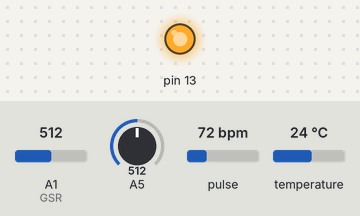
Bench run of a sketch on a simulated Arduino Uno, built with avr-gcc and run on an emulated ATmega328P. Shown: output pins drawn as LEDs (lit = HIGH). The test bench sets the inputs (shaded band); at power-on: pulse 72 bpm, A1 (GSR) = 512, A5 = 512, temperature 24 °C. What the sketch prints to the serial monitor is not drawn.

Above: at 1.2 s.
1.3 s: pulse set to 47 bpm
4.9 s: pulse set to 44 bpm
At 5.7 s:
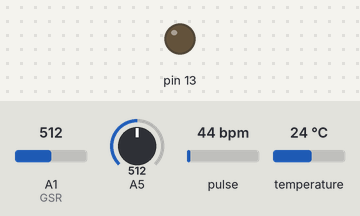
9.7 s: pulse set to 70 bpm
At 10.4 s:
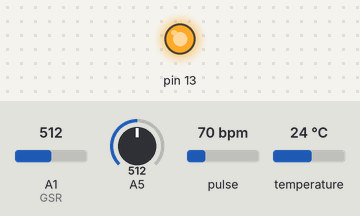
11.2 s: pulse set to 42 bpm
At 12.6 s:
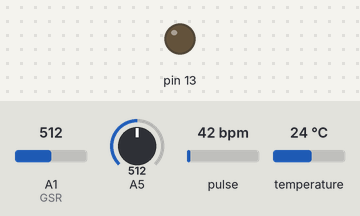
Timing chart, 0 to 17.0 s (numbered marks = the images above; inputs shaded):
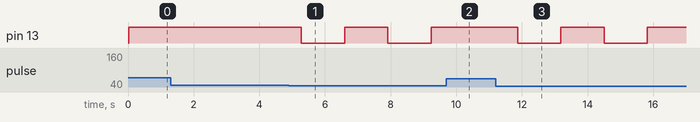

The sketch:

Emotion_Sensor.ino
```cpp
#define USE_ARDUINO_INTERRUPTS true
#include <PulseSensorPlayground.h>
const int PulseWire = 0;
const int LED13 = 13;
int Threshold = 550;
PulseSensorPlayground pulseSensor;

//pulse wave
#define NZEROS 8
#define NPOLES 8
#define GAIN   2.998077659e+01
#define GAIN1  2.059100943e+13
float xv[NZEROS+1], yv[NPOLES+1];
unsigned long int milli_time;    //variable to hold the time
float voltage,opv,opv1,ip;         //variable to hold the voltage form A0
int count=0;

#include <OneWire.h>
#include <DallasTemperature.h>
#define ONE_WIRE_BUS 5
OneWire oneWire(ONE_WIRE_BUS);
DallasTemperature sensors(&oneWire);

const int GSR=A1;
int sensorValue=0;
int gsr_average=0;
//unsigned long int milli_time;

//#include <dht.h>
//#define DHT11_PIN 7

int previous=60;
int myBPM = 0;

void setup(void)
{
 Serial.begin(9600);
 Serial.println("LABEL,Computer Time,Heart Rate,Body Temperature,GSR, Pulse");
 sensors.begin();
  pulseSensor.analogInput(PulseWire);
  pulseSensor.blinkOnPulse(LED13);
  pulseSensor.setThreshold(Threshold);
  if (pulseSensor.begin()) {

  }
  for ( int i=0 ; i<9; i++ )
   {
    xv[i]=0;
    yv[i]=0;
   }
}

/*void Room_Temperature_Function()
{
  dht DHT;
  int chk = DHT.read11(DHT11_PIN);
  Serial.print(DHT.temperature);
}*/
void Body_Temperature_Function()
{
  sensors.requestTemperatures(); // Send the command to get temperature readings
 Serial.print(sensors.getTempCByIndex(0)); // Why "byIndex"?
}

void Heart_Rate_Function() {
  myBPM = pulseSensor.getBeatsPerMinute(); // Update global myBPM with the current heart rate
  if (pulseSensor.sawStartOfBeat()) {
    previous = myBPM;
  }
  Serial.print(myBPM); // Print myBPM
}

void Skin_Conductance_Function()
{
  long sum=0;
  for(int i=0;i<10;i++)           //Average the 10 measurements to remove the glitch
      {
      sensorValue=analogRead(GSR);
      sum += sensorValue;
      delay(5);
      }
  gsr_average = sum/10;
   Serial.print(gsr_average);
}

//pulse wave code

void Pulse_Wave()
{
  milli_time = millis();
  ip=analogRead(A5);
  voltage = (5.0 * ip) / 1023.0;
  opv = filterloop(voltage);
  //Serial.print(milli_time);
  //Serial.print(",");
 // Serial.print(voltage);
  Serial.print(opv);
 // Serial.print(",");
}
float filterloop(float ipv)
  { for (;;)
      {  xv[0] = xv[1]; xv[1] = xv[2]; xv[2] = xv[3]; xv[3] = xv[4]; xv[4] = xv[5]; xv[5] = xv[6]; xv[6] = xv[7]; xv[7] = xv[8];
        xv[8] = ipv / GAIN;
        yv[0] = yv[1]; yv[1] = yv[2]; yv[2] = yv[3]; yv[3] = yv[4]; yv[4] = yv[5]; yv[5] = yv[6]; yv[6] = yv[7]; yv[7] = yv[8];
        yv[8] =   (xv[0] + xv[8]) - 4 * (xv[2] + xv[6]) + 6 * xv[4]
                     + ( -0.1572575620 * yv[0]) + ( -0.2314246263 * yv[1])
                     + (  0.7190311952 * yv[2]) + (  1.0610321243 * yv[3])
                     + ( -1.3817661995 * yv[4]) + ( -1.7156352979 * yv[5])
                     + (  1.2305708310 * yv[6]) + (  1.4753463815 * yv[7]);
        opv = yv[8];
        return(opv);
      }
  }

void loop() {
   Serial.print("DATA, TIME,");

   Heart_Rate_Function();

   Serial.print(",");
   Body_Temperature_Function();

  //Serial.print(",");
  //Room_Temperature_Function();

  Serial.print(",");
  Skin_Conductance_Function();

  Serial.print(",");
  Pulse_Wave();

  if (myBPM >= 85 && myBPM <= 125)
    Serial.print("HAPPY");
  else if (myBPM >= 80 && myBPM <= 90)
    Serial.print("SAD");
  else if (myBPM >= 65 && myBPM <= 79)
    Serial.print("RELAXED");
  else if (myBPM >= 125)
    Serial.print("ANGRY");

  Serial.println();

  delay(500);

}
```

Measured:
- the behaviour switches between 46 and 45 bpm on pulse (found by bisection; images 0 and 1)
- after the input at 1.3 s, every drawn part: stays the same
- after the input at 4.9 s, pin 13: alternates HIGH for 1.3 s and LOW for 1.3 s, starting after 0.38 s
- after the input at 9.7 s, pin 13: stays HIGH (without the input it goes to LOW after 0.85 s)
- after the input at 11.2 s, pin 13: alternates HIGH for 1.3 s and LOW for 1.3 s, starting after 0.67 s
